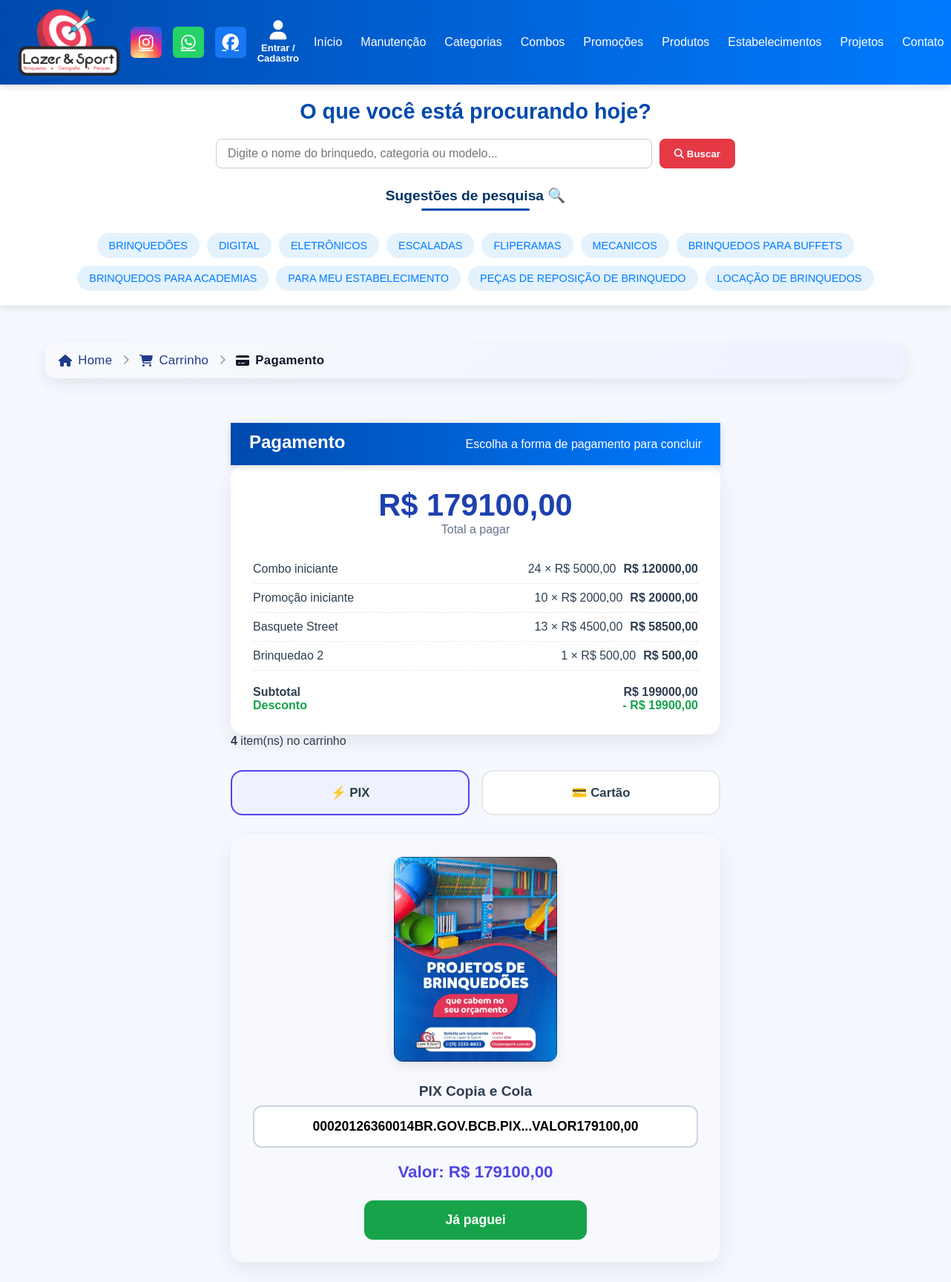
The app's page /pagamento/1/, older data.
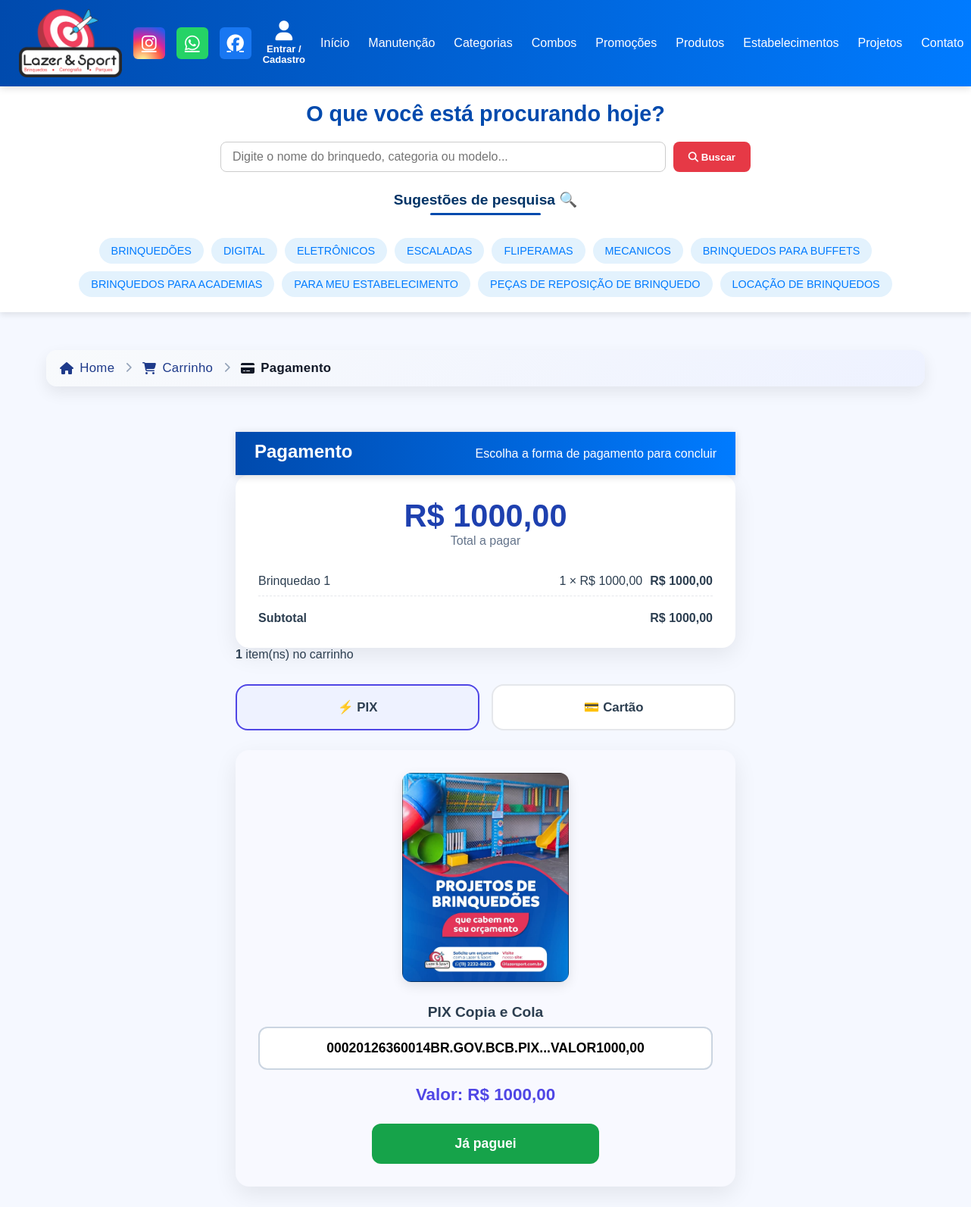
The same page, newer data.
### core/models.py (models this page shows, shortened)
class Prime(models.Model):
    ativo = models.BooleanField(default=True)
    criacao = models.DateTimeField(auto_now_add=True, null=True)
    atualizado = models.DateTimeField(auto_now=True, null=True)
    class Meta:
        abstract = True

class CategoriasBrinquedos(Prime):
    imagem_categoria = models.ImageField(upload_to='categorias/', null=True, blank=False, unique=True)
    nome_categoria = models.CharField(max_length=150, unique=True)
    class Meta:
        verbose_name = "Categoria de Produto"
        verbose_name_plural = "Categorias de Produtos"

class Estabelecimentos(Prime):
    nome_estabelecimento = models.CharField(max_length=180)
    imagem_estabelecimento = models.ImageField(upload_to='estabelecimentos/', null=True, blank=True)
    class Meta:
        verbose_name = "Estabelecimentos"
        verbose_name_plural = "Estabelecimentos"

class ItemCarrinho(Prime):
    carrinho = models.ForeignKey(
        Carrinho,
        on_delete=models.CASCADE,
        related_name='itens'
    )
    content_type = models.ForeignKey(ContentType, on_delete=models.CASCADE)
    object_id = models.PositiveIntegerField()
    item = GenericForeignKey('content_type', 'object_id')
    quantidade = models.PositiveIntegerField(default=1)
    @property
    def preco_unitario(self):
        if hasattr(self.item, 'valor_brinquedo'):
            return self.item.valor_brinquedo
        if hasattr(self.item, 'valor_combo'):
            return self.item.valor_combo
        if hasattr(self.item, 'preco_promocao'):
            return self.item.preco_promocao
        return 0
    @property
    def subtotal(self):
        return round(self.preco_unitario * self.quantidade, 2)

class Combos(Prime):
    descricao = models.CharField(max_length=90)
    imagem_combo = models.ImageField(upload_to='combos/', null=True)
    brinquedos = models.ManyToManyField(
        Brinquedos,
        related_name='combos'
    )
    valor_combo = models.DecimalField(decimal_places=2, max_digits=10)
    def __str__(self):
        return self.descricao
    class Meta:
        verbose_name = "Combo"
        verbose_name_plural = "Combos"

class Promocoes(Prime):
    descricao = models.CharField(max_length=120)
    imagem_promocao = models.ImageField(upload_to='promocoes/', null=True)
    brinquedos = models.ForeignKey(Brinquedos, related_name='promocoes', on_delete=models.CASCADE)
    preco_promocao = models.DecimalField(decimal_places=2, max_digits=10, null=True)
    def __str__(self):
        return self.descricao
    class Meta:
        verbose_name = "Promoção"
        verbose_name_plural = "Promoções"

class Brinquedos(Prime):
    nome_brinquedo = models.CharField(max_length=150)
    imagem_brinquedo = models.ImageField(upload_to='imagens_brinquedos', blank=True, null=True)
    descricao = models.CharField(max_length=999)
    valor_brinquedo = models.DecimalField(max_digits=10, decimal_places=2, null=True, blank=True)
    avaliacao = models.DecimalField(decimal_places=2, max_digits=6)
    categorias_brinquedos = models.ManyToManyField(
        CategoriasBrinquedos,
        related_name='brinquedos'
    )
    tags = models.ManyToManyField(
        TagsBrinquedos,
        related_name='brinquedos_tags'
    )
    estabelecimentos = models.ManyToManyField(
        Estabelecimentos,
        related_name='brinquedos',
        blank=True
    )
    voltz = models.CharField(max_length=10)
    altura_m = models.DecimalField(max_digits=6, decimal_places=2, blank=True, null=True)
    largura_m = models.DecimalField(max_digits=6, decimal_places=2, blank=True, null=True)
    profundidade_m = models.DecimalField(max_digits=6, decimal_places=2, blank=True, null=True)
    def __str__(self):
        return self.nome_brinquedo
    class Meta:
        verbose_name = "Brinquedo"
        verbose_name_plural = "Brinquedos"

### core/views.py (the view)
class PaymentView(View):
    def get(self, request, carrinho_id):
        carrinho = get_object_or_404(Carrinho, id=carrinho_id)
        itens = carrinho.itens.all()
        carrinho_vazio = not itens.exists()
        somente_pix = (
            not request.user.is_authenticated or carrinho_vazio
        )
        context = {
            'carrinho': carrinho,
            'itens': itens,
            'carrinho_vazio': carrinho_vazio,
            'total_bruto': carrinho.total_bruto,
            'valor_desconto': carrinho.valor_desconto,
            'total_liquido': carrinho.total_liquido,
            'total_itens': itens.count(),
            'somente_pix': somente_pix,
        }
        return render(request, 'payment.html', context)

### core/templates/payment.html (shortened to what this page needs)
{% extends "base.html" %}
{% block content %}
{% load static %}
<nav class="breadcrumb-strong" id="bread">
    <a href="{% url 'home' %}">
        <i class="fa-solid fa-house"></i>
        <span>Home</span>
    </a>
    <i class="fa-solid fa-chevron-right sep"></i>
    <a href="{% url 'carrinho' %}">
        <i class="fa-solid fa-cart-shopping"></i>
        <span>Carrinho</span>
    </a>
    <i class="fa-solid fa-chevron-right sep"></i>
    <strong>
        <i class="fa-solid fa-credit-card"></i>
        Pagamento
    </strong>
</nav>
<section class="payment-container">
    <header class="payment-header">
        <h1>Pagamento</h1>
        <p>Escolha a forma de pagamento para concluir</p>
    </header>
    <div class="payment-resumo-box">
    <h2 class="valor-total">
        R$ {{ total_liquido|floatformat:2 }}
    </h2>
    <p class="valor-legenda">Total a pagar</p>
    <div class="resumo-itens">
        {% for item in itens %}
            <div class="resumo-item">
                <span>{{ item.item }}</span>
                <span>
                    {{ item.quantidade }} ×
                    R$ {{ item.preco_unitario|floatformat:2 }}
                </span>
                <strong>
                    R$ {{ item.subtotal|floatformat:2 }}
                </strong>
            </div>
        {% endfor %}
    </div>
    <div class="resumo-totais">
        <div>
            <span>Subtotal</span>
            <span>R$ {{ total_bruto|floatformat:2 }}</span>
        </div>
        {% if valor_desconto > 0 %}
        <div class="desconto">
            <span>Desconto</span>
            <span>- R$ {{ valor_desconto|floatformat:2 }}</span>
        </div>
        {% endif %}
    </div>
</div>
    {% if carrinho_vazio %}
        <div class="payment-alert">
            🧾 Seu carrinho está vazio.
            Pagamentos disponíveis apenas via <strong>PIX</strong>.
        </div>
    {% else %}
        <div class="payment-resumo">
            <strong>{{ total_itens }}</strong> item(ns) no carrinho
        </div>
    {% endif %}
   <form method="post" class="payment-form">
    <div class="payment-options">
        <label class="payment-card active" data-target="pix-box">
            ⚡ PIX
        </label>
        <label class="payment-card {% if somente_pix %}disabled{% endif %}"
               data-target="cartao-box">
            💳 Cartão
        </label>
<div id="pix-box" class="payment-details" style="text-align:center; display:block; padding:30px; border-radius:18px; background:#f8f9ff; box-shadow:0 10px 30px rgba(0,0,0,.08);">
    <div style="margin-bottom:25px">
        <img src="{% static 'images/img.png' %}"
             alt="QR Code PIX"
             width="220"
             style="border-radius:12px; box-shadow:0 5px 15px rgba(0,0,0,.1);">
    </div>
    <div style="margin-bottom:20px">
        <label style="font-weight:700; font-size:1.2rem; display:block; margin-bottom:8px;">PIX Copia e Cola</label>
        <input
            type="text"
            readonly
            value="00020126360014BR.GOV.BCB.PIX...VALOR{{ total_liquido|floatformat:2 }}"
            onclick="this.select()"
            style="width:100%; padding:16px; font-size:1.1rem; border-radius:12px; border:2px solid #cbd5e1; text-align:center; font-weight:600; background:#fff;"
        >
    </div>
    <div style="margin-bottom:25px">
        <small style="display:block; font-size:1.4rem; font-weight:700; color:#4f46e5;">
            Valor: R$ {{ total_liquido|floatformat:2 }}
        </small>
    </div>
    <button type="button"
            onclick="marcarComoPago()"
            class="btn-confirmar"
            style="padding:16px 0; font-size:1.1rem; font-weight:700; border-radius:12px; background:#16a34a; color:#fff; width:60%; max-width:300px; transition:.2s; cursor:pointer;">
        Já paguei
    </button>
</div>
    </div>
   </form>
</section>
{% endblock %}

### core/templates/base.html (shortened to what this page needs)
{% load static %}
<!DOCTYPE html>
<html lang="pt-BR">
<head>
    <link rel="stylesheet"
      href="https://cdnjs.cloudflare.com/ajax/libs/font-awesome/6.5.1/css/all.min.css">
</head>
<body>
<header>
  <div class="logo">
    <img src="{% static 'images/logoofi.png' %}" alt="Logo">
  </div>
<div class="social-icons">
    <a href="https://www.instagram.com/lazersportbrinquedos" target="_blank" rel="noopener" title="Instagram" class="instagram">
        <i class="fa-brands fa-instagram"></i>
    </a>
    <a href="https://wa.me/5511960563135" target="_blank" rel="noopener" title="WhatsApp" class="whatsapp">
        <i class="fa-brands fa-whatsapp"></i>
    </a>
    <a href="https://www.facebook.com/LazerSportBrinquedos1" target="_blank" rel="noopener" title="Facebook" class="facebook">
        <i class="fa-brands fa-facebook"></i>
    </a>
</div>
  <div class="user-area">
    {% if user.is_authenticated %}
      <div class="user-dropdown">
        <a class="user-icon">
          <i class="fa-solid fa-user"></i>
          <span>Bem-vindo<br>{{ user.get_full_name }}</span>
        </a>
        <div class="dropdown-menu">
          <a href="{% url 'perfil' %}">🎯 Meu Perfil</a>
          <a href="{% url 'logout' %}#logout-box">🚪 Sair</a>
        </div>
      </div>
    {% else %}
      <div class="user-dropdown">
        <a class="user-icon">
          <i class="fa-solid fa-user"></i>
          <span>Entrar / Cadastro</span>
        </a>
      </div>
    {% endif %}
  </div>
  <nav id="nav">
    <a href="{% url 'home' %}#inicio">Início</a>
    <a href="{% url 'home' %}#carrosel">Manutenção</a>
    <a href="{% url 'home' %}#categorias-section">Categorias</a>
    <a href="{% url 'home' %}#combos-section">Combos</a>
    <a href="{% url 'home' %}#promocoes-section">Promoções</a>
    <a href="{% url 'home' %}#brinquedos">Produtos</a>
    <a href="{% url 'home' %}#estabelecimentos">Estabelecimentos</a>
    <a href="{% url 'home' %}#projetos">Projetos</a>
    <a href="{% url 'home' %}#contato">Contato</a>
  </nav>
</header>
<section class="search-section">
  <div class="search-container">
    <h2 class="search-title">O que você está procurando hoje?</h2>
    <div class="search-box">
      <input type="text" placeholder="Digite o nome do brinquedo, categoria ou modelo...">
      <button><i class="fas fa-search"></i> Buscar</button>
    </div>
        <div class="search-suggestions">
          <h3>Sugestões de pesquisa 🔍</h3>
          <div class="filter-suggestions">
          {% for categoria in categorias_header %}
            <a href="{% url 'categoria_detalhe' categoria.pk %}#header"
               class="suggestion-tag">
              {{ categoria.nome_categoria|upper }}
            </a>
          {% endfor %}
          {% for est in estabelecimentos_globais|slice:":3" %}
                <a href="{% url 'estabelecimento_brinquedo' est.id %}#brinquedos" class="suggestion-tag">
                    BRINQUEDOS PARA {{ est.nome_estabelecimento|upper }}
                </a>
            {% endfor %}
          <a href="{% url 'estabelecimentos' %}#estabelecimentos" class="suggestion-tag">PARA MEU ESTABELECIMENTO</a>
          <a href="#" class="suggestion-tag">PEÇAS DE REPOSIÇÃO DE BRINQUEDO</a>
          <a href="#" class="suggestion-tag">LOCAÇÃO DE BRINQUEDOS</a>
        </div>
    </div>
  </div>
</section>
<link rel="stylesheet" href="https://cdnjs.cloudflare.com/ajax/libs/font-awesome/6.5.0/css/all.min.css">
<main class="content-section">
  {% block content %}
  {% endblock %}
</main>
</body>
</html>

Row changes from the older to the newer data that the page shows:
removed ItemCarrinho: item "Combo iniciante", quantidade "24", preco_unitario "5000,00", subtotal "120000,00"
removed ItemCarrinho: item "Promoção iniciante", quantidade "10", preco_unitario "2000,00", subtotal "20000,00"
removed ItemCarrinho: item "Basquete Street", quantidade "13", preco_unitario "4500,00", subtotal "58500,00"
removed ItemCarrinho: item "Brinquedao 2", quantidade "1", preco_unitario "500,00", subtotal "500,00"
added ItemCarrinho: item "Brinquedao 1", quantidade "1", preco_unitario "1000,00", subtotal "1000,00"
Text that changed along with them:
{{ total_liquido|floatformat:2 }}: "179100,00" → "1000,00"
{{ total_bruto|floatformat:2 }}: "199000,00" → "1000,00"
{{ total_itens }}: "4" → "1"
form field total_liquido: "00020126360014BR.GOV.BCB.PIX...VALOR179100,00" → "00020126360014BR.GOV.BCB.PIX...VALOR1000,00"
{{ valor_desconto|floatformat:2 }}: "19900,00" → (not shown)
text no longer shown: "Desconto - R$"
